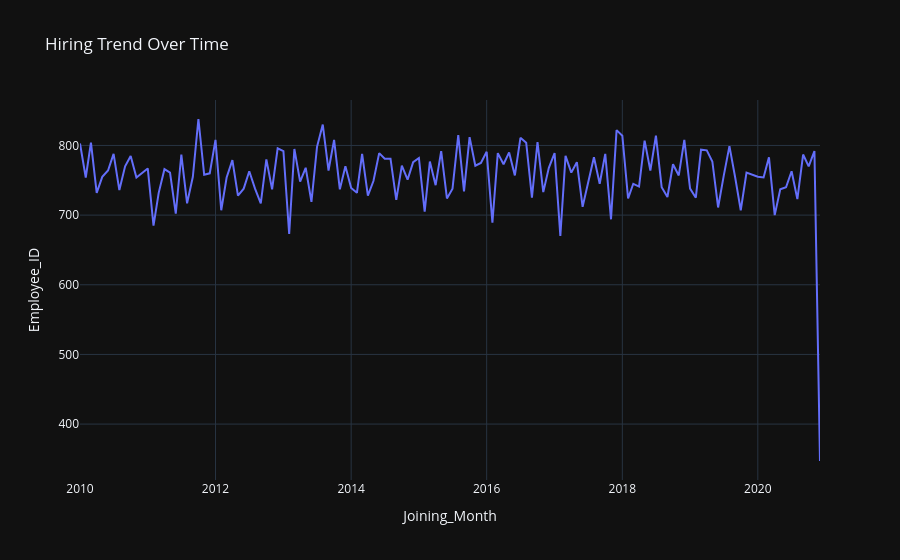

The notebook cell saved with this chart:
### Code cell
# ==========================
# 8. Hiring trend
# ==========================
hiring = df.groupby("Joining_Month")["Employee_ID"].count().reset_index()

fig8 = px.line(
    hiring,
    x="Joining_Month",
    y="Employee_ID",
    title="Hiring Trend Over Time"
)
fig8.show()

### Figure 1 — Plotly figure (JSON) as saved in the notebook; plotly's stock layout.template omitted (floating-point values rounded to 4 significant figures; data arrays with more than 128 entries replaced by an {"elided": "..."} marker saying what was removed)
{"data": [{"hovertemplate": "Joining_Month=%{x}<br>Employee_ID=%{y}<extra></extra>", "legendgroup": "", "line": {"color": "#636efa", "dash": "solid"}, "marker": {"symbol": "circle"}, "mode": "lines", "name": "", "orientation": "v", "showlegend": false, "x": {"elided": "132 str values"}, "xaxis": "x", "y": {"elided": "132 int values"}, "yaxis": "y", "type": "scatter"}], "layout": {"xaxis": {"anchor": "y", "domain": [0.0, 1.0], "title": {"text": "Joining_Month"}}, "yaxis": {"anchor": "x", "domain": [0.0, 1.0], "title": {"text": "Employee_ID"}}, "legend": {"tracegroupgap": 0}, "title": {"text": "Hiring Trend Over Time"}}}
